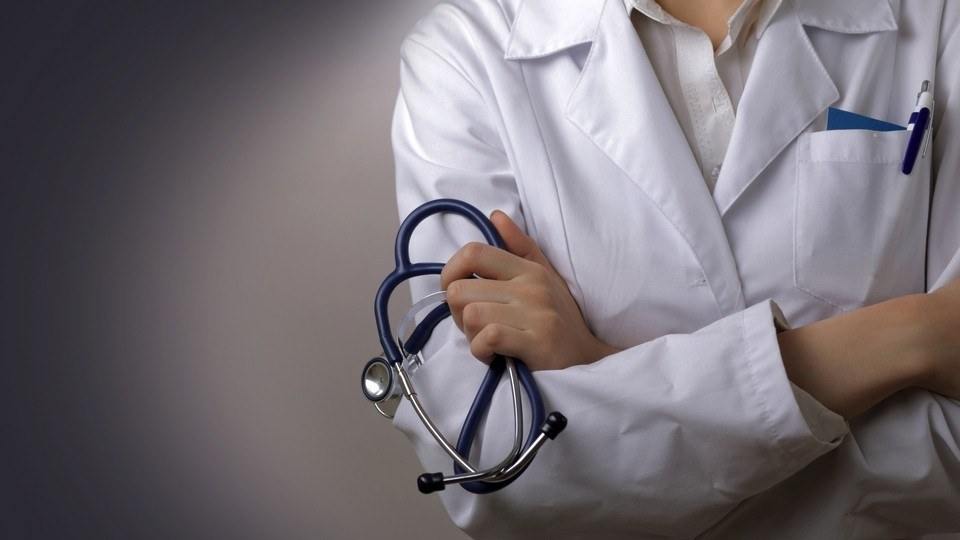
#> input picture D1.jpg, 960 x 540 px
$ python -i Graphs.py   (imports and definitions only)   (older library calls are emulated)
#> lines starting #> are read from the running program, lines starting #| are printed output that depends on the picture
# -*- coding: utf-8 -*-
"""
Created on Tue Feb  1 15:28:39 2022

@author: Sagar
"""

def Graphs():
    import tkinter as tk

    import pandas as pd
    from PIL import Image,ImageTk
    from tkinter import ttk


    root= tk.Tk()
    '''root = tk.Toplevel()'''
    root.title("Machine Learning Approaches On Polycystic Ovary Syndrome")

    w,h = root.winfo_screenwidth(), root.winfo_screenheight()
    root.geometry("%dx%d+0+0"%(w,h))

    image4 =Image.open('D1.jpg')
#> image4 is the input picture: PIL image 960x540 RGB; mean R, G, B 118, 111.7, 117.4
    image4 =image4.resize((w,h))
#> image4: PIL image 1920x1080 RGB

    background_image=ImageTk.PhotoImage(image4)
    background_label = tk.Label(root, image=background_image)
    background_label.image=background_image
    background_label.place(x=0, y=0)

    image4 =Image.open('ACCURACY.png')
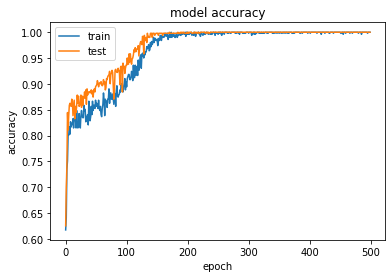
#> input picture ACCURACY.png, 392 x 278 px
#> image4 is the input picture: PIL image 392x278 RGBA; mean R, G, B, A 247.3, 246.7, 246, 255
    image4 =image4.resize((360,260))
#> image4: PIL image 360x260 RGBA

    background_image=ImageTk.PhotoImage(image4)
    background_label = tk.Label(root, image=background_image)
    background_label.image=background_image
    background_label.place(x=0, y=50)
    #############################################

    image4 =Image.open('Histogram.png')
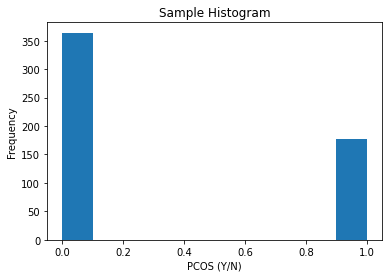
#> input picture Histogram.png, 389 x 278 px
#> image4 is the input picture: PIL image 389x278 RGBA; mean R, G, B, A 230.6, 238.3, 243.7, 255
    image4 =image4.resize((360,260))
#> image4: PIL image 360x260 RGBA

    background_image=ImageTk.PhotoImage(image4)
    background_label = tk.Label(root, image=background_image)
    background_label.image=background_image
    background_label.place(x=0, y=400)

    image4 =Image.open('ScatterPlot.png')
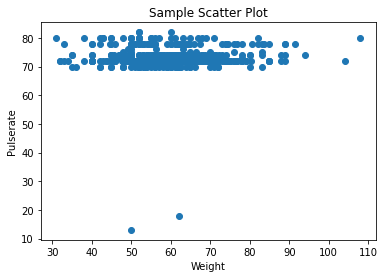
#> input picture ScatterPlot.png, 385 x 278 px
#> image4 is the input picture: PIL image 385x278 RGBA; mean R, G, B, A 239.1, 243.5, 246.5, 255
    image4 =image4.resize((360,260))
#> image4: PIL image 360x260 RGBA

    background_image=ImageTk.PhotoImage(image4)
    background_label = tk.Label(root, image=background_image)
    background_label.image=background_image
    background_label.place(x=900, y=50)


    image4 =Image.open('Correlation.png')
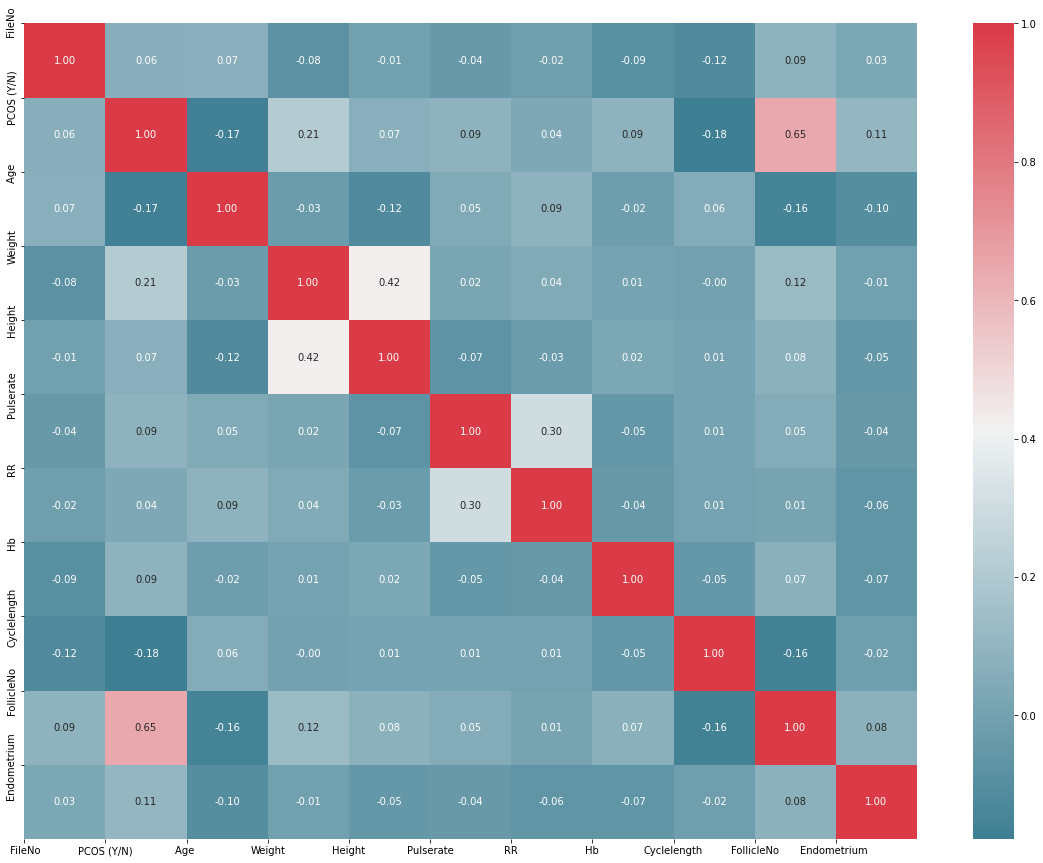
#> input picture Correlation.png, 1043 x 863 px
#> image4 is the input picture: PIL image 1043x863 RGBA; mean R, G, B, A 150.9, 169.5, 180.7, 255
    image4 =image4.resize((360,260))
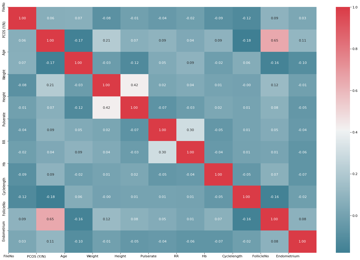
#> image4: PIL image 360x260 RGBA; mean R, G, B, A 150.8, 169.5, 180.6, 255

    background_image=ImageTk.PhotoImage(image4)
    background_label = tk.Label(root, image=background_image)
    background_label.image=background_image
    background_label.place(x=450, y=50)

    ######################################################
    image4 =Image.open('Confusion Matrix.png')
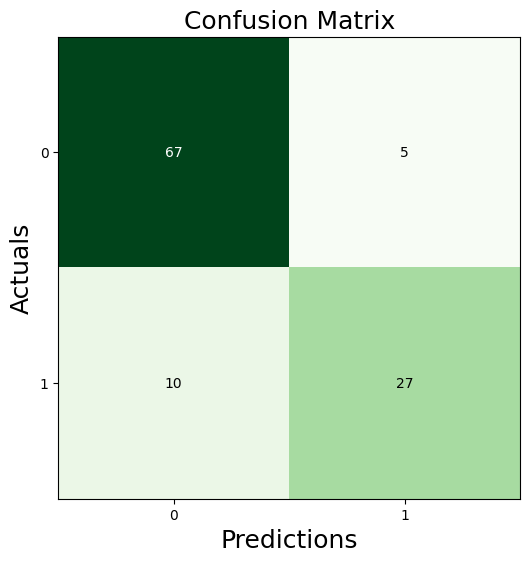
#> input picture Confusion Matrix.png, 530 x 562 px
#> image4 is the input picture: PIL image 530x562 RGBA; mean R, G, B, A 185.3, 209.6, 187.9, 255
    image4 =image4.resize((360,260))
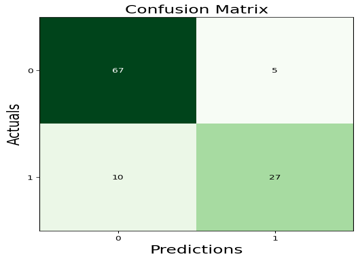
#> image4: PIL image 360x260 RGBA; mean R, G, B, A 185.2, 209.5, 187.8, 255

    background_image=ImageTk.PhotoImage(image4)
    background_label = tk.Label(root, image=background_image)
    background_label.image=background_image
    background_label.place(x=450, y=400)

    ######################################################
#> (the run stopped early here; a loop or call above may not have finished)
